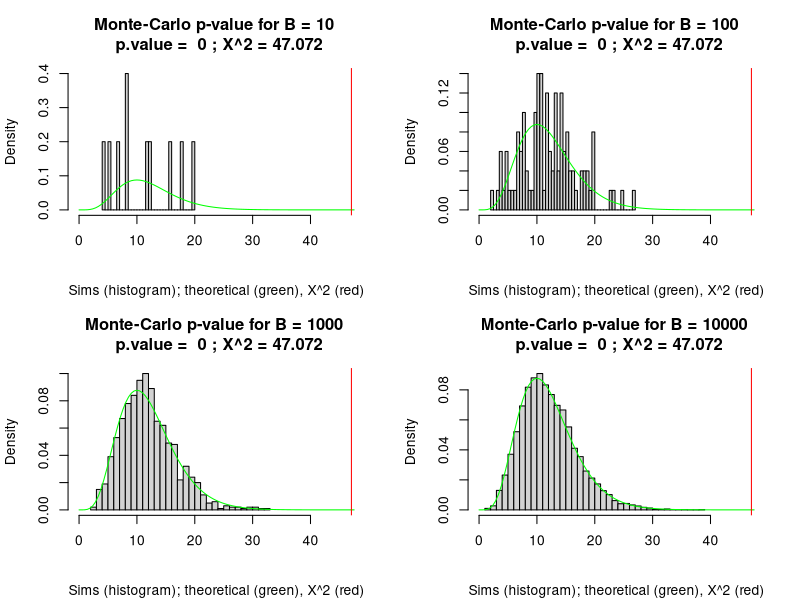

This figure's R source: (Note: this script raises an error after producing the figure.)
## ---- chunk 1
knitr::opts_chunk$set(echo = TRUE)
## ---- chunk 2
options(scipen=-1)
asbestos.dat <- matrix(c(522,53,203,339), nrow = 2)
dimnames(asbestos.dat) = list(c("0-19","20+"),c("No","Yes"))
oddsratio.exe <- function (N, acc) {
  round((N[1,1]*N[2,2])/(N[1,2]*N[2,1]), digits = acc)
}
oddsratio.exe(asbestos.dat, acc = 3)

edwards.odds.exe <- function(N, b, acc){
  OR = oddsratio.exe(N, acc)
  EO = round((OR^b - 1)/(OR^b+1), digits = acc)
  dtheta2 = ((4*(b^2)*OR^(2*b))/(OR^b + 1)^(4))
  VarO = dtheta2*(N[1,1] + N[1,2] + N[2,1] + N[2,2])^(-1)
  return(c("OR Value" = EO, "OR Variance" = VarO))
}

# Yule's Q
edwards.odds.exe(asbestos.dat, b = 1, acc = 4)

# Yule's Y
edwards.odds.exe(asbestos.dat, b = 0.5, acc = 4)

# Digby's H
edwards.odds.exe(asbestos.dat, b = 3/4, acc = 4)

# Edward's J
edwards.odds.exe(asbestos.dat, b = pi/4, acc = 4)
## ---- chunk 3

# Data comes from Agresti's website.
table.6.9 <- data.frame(scan(file="Data/Agresti_6_9.txt",
                             what=list(Center="",
                                       Treatment="",
                                       Response="",
                                       Freq=0))) 
levels(table.6.9$Treatment) <- c("Drug","Control") 
levels(table.6.9$Response) <- c("Success","Failure")

array.6.9 <- xtabs(Freq~Treatment+Response+Center, data=table.6.9)
knitr::kable(table.6.9)
## ---- chunk 4

odds.ratio <- function(ctable,correct = TRUE){
  if(correct){
    if(any(ctable==0)) # Haldane Correction
      ctable <- ctable + 0.5
  }
  or  = ctable[1,1]*ctable[2,2]/(ctable[2,1]*ctable[1,2])
}
apply(array.6.9 , 3, odds.ratio)
## ---- chunk 5
hantmaenz <- function(ctable, correct = TRUE) {

  sumctmd = apply(ctable, c(1, 3), sum) # sum of main diag for each centre
  sumctod = apply(ctable, c(2, 3), sum) # column sums for each centre
  ctsum   = apply(ctable, 3, sum) # sum of all elements for each centre
  or      = sum(ctable[1, 1, ] - sumctmd[1, ] * sumctod[1, ] /ctsum)
  yates   = ifelse((correct & (abs(or) >= 1/2)), 1/2, 0)
  stat    = ((abs(or)-yates)^2/sum(apply(rbind(sumctmd, sumctod),2,prod)/(ctsum^2*(ctsum - 1))))
  pval    = 1 - pchisq(stat,1)
  print(list("Statistic" = stat, "p value" = pval))
}

hantmaenz(array.6.9)
## ---- chunk 6
woolf <- function(ctable, correct = TRUE) {
  if(correct){
    if(any(ctable==0)) # Haldane Correction
      ctable <- ctable + 0.5
  }
  or   = apply(ctable, 3, function(ctable) (ctable[1,1]*ctable[2,2])/(ctable[1,2]*ctable[2,1]))
  w    =  apply(ctable, 3, function(ctable) 1 / sum(1 / ctable))
  stat = (sum(w * (log(or) - weighted.mean(log(or), w)) ^ 2))
  pval = 1 - pchisq(sum(w * (log(or) - weighted.mean(log(or), w)) ^ 2), 1)
  print(list("Statistic" = stat, "p value" = pval))
}

woolf(array.6.9)
## ---- chunk 7
cmh <- function(ctable, correct = TRUE) {
  if(correct){
    if(any(ctable==0)) # Haldane Correction
      ctable <- ctable + 0.5
  }
  k       = dim(ctable)[3]
  n1      = apply(ctable, 3, function(ctable) ctable[1,1]) 
  # the top left cell of each table
  en      = apply(ctable, 3, function(ctable) rowSums(ctable)[1]*colSums(ctable)[1]) 
  # first row sum * first col sum
  enwgt   = apply(ctable, 3, function(ctable) sum(ctable)) 
  # sum of all elements
  varn    = apply(ctable, 3, function(ctable) prod(rowSums(ctable))*prod(colSums(ctable))) 
  #product of rowsums and colsums
  varnwgt = apply(ctable, 3, function(ctable) sum(ctable)^2 * (sum(ctable)-1))
  # variance denominator
  stat    = (sum((n1 - (en/enwgt))/(varn/varnwgt)))
  pval    = 1 - pchisq(sum((n1 - (en/enwgt))/(varn/varnwgt)), 1)
  print(list("Statistic" = stat, "p value" = pval))
}

cmh(array.6.9)
## ---- chunk 8
drug.dat <- as.table(rbind(c(5,1,10,8,6),
                         c(5,3,3,8,12),
                         c(10,6,12,3,0),
                         c(7,12,8,1,1)))
dimnames(drug.dat) <- list(Drug = c("A","B","C","D"),
                      Effect = c("Poor","Fair","Good","VeryGood","Excellent"))
## ---- chunk 9
x2   = chisq.test(drug.dat)
stat = x2$statistic
dof  = x2$parameter
pval = x2$p.value
x2
x2$observed
x2$expected
## ---- chunk 10
options(scipen=999)
monte.carlo.p.exe <- function(ctable,
                              B = 10000,
                              plot = TRUE){
  
  # ctable: the contingency table that you wish to simulate p.values for.
  # B: the number of simulations to run.
  # plot: set to TRUE (default) if you wish to plot a histogram of the simulations
  
  options(digits = 7, warn = FALSE)
  dof  = (nrow(ctable)-1)*(ncol(ctable)-1) # degrees of freedom for supplied data.
  rr   = rowSums(ctable) # the row sums of the supplied data
  cc   = colSums(ctable) # the column sums of the supplied data
  x2   = as.numeric(chisq.test(ctable)$statistic) # the chi-squared statistic associated
                                                 # with the supplied data
   
  pvec = vector(mode = "numeric", length = B) # a blank vector for simulations
  
  # the following for loop will generate B contingency tables using the marginal sums of 
  # the supplied data and calculate a chi-squared statistic for each simulated table.
  # It then stores this statistic in the vectore pvec.
  
  for(i in 1:B) {
    pvec[i] = chisq.test(r2dtable(1,rr,cc)[[1]])$statistic
  }
  
  # the simulated p.value can be calculated either this way or 
  # by length(pvec[pvec > x2])/B
  
  MC.p.value = sum(pvec >= x2)/B
  print(c("Simulated p-value" = MC.p.value))
  if(plot){
    x <- rchisq(B, dof) # the theoretical chi-squared density
    xlims = c(0, x2*1.01) # expanding the limits to fit the calculated chi-square.
    hist(pvec, 
         prob   = TRUE, # set prob = TRUE to compare with the theoretical density.
         breaks = 40, 
         xlim   = xlims, 
         xlab   = NULL,
         main   = paste("Monte-Carlo p-value for B =",B,
                        "\n p.value = ",MC.p.value,
                        ";","X^2 =",round(x2,3)),
         sub    = "Sims (histogram); theoretical (green), X^2 (red)")
    curve(dchisq(x, df=dof), col='green', add=TRUE) # add the theoretical density
    abline(v = x2, col = "red") # add the actual chi-square statistic.
  }
}
## ---- chunk 11
par(mfrow = c(2,2))
monte.carlo.p.exe(drug.dat, B = 10)
monte.carlo.p.exe(drug.dat, B = 100)
monte.carlo.p.exe(drug.dat, B = 1000)
monte.carlo.p.exe(drug.dat, B = 10000)
par(mfrow = c(1,1))
## ---- chunk 12
divergeCR.exe <- function(ctable,
                          correct = TRUE,
                          B = 10000,
                          plot = TRUE){

  # ctable: a contingency table
  # correct: if 0 values present, should they be replaced to avoid errors? Defaults to TRUE.
  # correct.val: if correct = TRUE, what value should be used to replace 0? Defaults to 0.5.

  options(digits = 4, warn = FALSE)
  rows = nrow(ctable)
  cols = ncol(ctable)
  ctsum = sum(ctable)

  if(correct){
      ctable = ctable + 1/2
  }
  
  ctsum = sum(ctable)
  ptable = prop.table(ctable)
  rrc = rowSums(ctable)
  ccc = colSums(ctable)
  rr = rowSums(ptable)
  cc = colSums(ptable)

  # Pearson
  pearsonmatrix = matrix(NA, nrow = rows, ncol = cols)
  for(m in 1:rows){
    for(n in 1:cols){
      pearsonmatrix[m,n] = ((ptable[m,n] - rr[m]*cc[n])^2)/(rr[m]*cc[n])
    }
  }

      # Monte-Carlo Sims
      pvecP = vector(mode = "numeric", length = B)

      for(i in 1:B){
        matsP = matrix(NA, nrow = rows, ncol = cols)
        pmatsP = r2dtable(1,rrc,ccc)[[1]]/ctsum
        for(m in 1:rows){
          for(n in 1:cols){
            matsP[m,n] = ((pmatsP[m,n] - rr[m]*cc[n])^2)/(rr[m]*cc[n])
          }
        }
        pvecP[i] = (ctsum)*sum(matsP)
      }

      # Calculate Score and p value

      pearsonstat = ctsum*sum(pearsonmatrix)
      p.pearsonstat = sum(pvecP >= pearsonstat)/B

  # Log-Likelihood
  llmatrix = matrix(NA, nrow = rows, ncol = cols)
  for(m in 1:rows){
    for(n in 1:cols){
      llmatrix[m,n] = ptable[m,n]*log(ptable[m,n]/(rr[m]*cc[n]))
    }
  }
      # Monte-Carlo Sims
      pvecL = vector(mode = "numeric", length = B)

      for(i in 1:B){
        matsL = matrix(NA, nrow = rows, ncol = cols)
        pmatsL = r2dtable(1,rrc,ccc)[[1]]/ctsum
        for(m in 1:rows){
          for(n in 1:cols){
            matsL[m,n] = pmatsL[m,n]*log(pmatsL[m,n]/(rr[m]*cc[n]))
          }
        }
        pvecL[i] = 2*ctsum*sum(matsL)
        if(is.na(sum(matsL))){
          pvecL[i] = pvecL[i-1]
        }
      }

      llstat = 2*ctsum*sum(llmatrix)
      p.llstat = sum(pvecL >= llstat)/B

  # Freeman-Tukey
  ftmatrix = matrix(NA, nrow = rows, ncol = cols)
  for(m in 1:rows){
    for(n in 1:cols){
      ftmatrix[m,n] = (sqrt(ptable[m,n]) - sqrt(rr[m]*cc[n]))^(2)
    }
  }

      # Monte-Carlo Sims
      pvecF = vector(mode = "numeric", length = B)

      for(i in 1:B){
        matsF = matrix(NA, nrow = rows, ncol = cols)
        pmatsF = r2dtable(1,rrc,ccc)[[1]]/ctsum
        for(m in 1:rows){
          for(n in 1:cols){
            matsF[m,n] = (sqrt(pmatsF[m,n]) - sqrt(rr[m]*cc[n]))^(2)
          }
        }
        pvecF[i] = 4*(ctsum)*sum(matsF)
      }

      ftstat = 4*ctsum*sum(ftmatrix)
      p.ftstat = sum(pvecF >= ftstat)/B

  # Neyman's Modified
  nmmatrix = matrix(NA, nrow = rows, ncol = cols)
  for(m in 1:rows){
    for(n in 1:cols){
      nmmatrix[m,n] = ((ptable[m,n] - (rr[m]*cc[n]))^(2))/ptable[m,n]
    }
  }

      # Monte-Carlo Sims
      pvecN = vector(mode = "numeric", length = B)

      for(i in 1:B){
        matsN = matrix(NA, nrow = rows, ncol = cols)
        pmatsN = r2dtable(1,rrc,ccc)[[1]]/ctsum
        for(m in 1:rows){
          for(n in 1:cols){
            matsN[m,n] = ((pmatsN[m,n] - (rr[m]*cc[n]))^(2))/pmatsN[m,n]
          }
        }
        pvecN[i] = (ctsum)*sum(matsN)
      }

      nmstat = ctsum*sum(nmmatrix)
      p.nmstat = sum(pvecN >= nmstat)/B


  # Cressie-Read
  crmatrix = matrix(NA, nrow = rows, ncol = cols)
  for(m in 1:rows){
    for(n in 1:cols){
      crmatrix[m,n] = ptable[m,n]*((ptable[m,n]/(rr[m]*cc[n]))^(0.67) -1)
    }
  }

      # Monte-Carlo Sims
      pvecCR = vector(mode = "numeric", length = B)

      for(i in 1:B){
        matsCR = matrix(NA, nrow = rows, ncol = cols)
        pmatsCR = r2dtable(1,rrc,ccc)[[1]]/ctsum
        for(m in 1:rows){
          for(n in 1:cols){
            matsCR[m,n] = pmatsCR[m,n]*((pmatsCR[m,n]/(rr[m]*cc[n]))^(0.67) -1)
          }
        }
        pvecCR[i] = (2 * ctsum/((0.67)*(0.67 + 1)))*sum(matsCR)
      }
      crstat = (2 * ctsum/((0.67)*(0.67 + 1)))*sum(crmatrix)
      p.crstat = sum(pvecCR >= crstat)/B

  # Modified Log-Likelihood
  mllmatrix = matrix(NA, nrow = rows, ncol = cols)
  for(m in 1:rows){
    for(n in 1:cols){
      mllmatrix[m,n] = (rr[m]*cc[n])*log((rr[m]*cc[n])/ptable[m,n])
    }
  }
      # Monte-Carlo Sims
      pvecML = vector(mode = "numeric", length = B)

      for(i in 1:B){
        matsML = matrix(NA, nrow = rows, ncol = cols)
        pmatsML = r2dtable(1,rrc,ccc)[[1]]/ctsum
        for(m in 1:rows){
          for(n in 1:cols){
            matsML[m,n] = (rr[m]*cc[n])*log((rr[m]*cc[n])/pmatsML[m,n])
          }
        }
        pvecML[i] = 2*ctsum*sum(matsML)
        if(is.na(sum(matsML))){
          pvecML[i] = pvecML[i-1]
        }
      }
      mllstat = 2*ctsum*sum(mllmatrix)
      p.mllstat = sum(pvecML >= mllstat)/B

  # Output
  out = matrix(c(-2,-1,-1/2,0,0.67,1,
                 nmstat,  mllstat,  ftstat,  llstat,  crstat,  pearsonstat,
                 p.nmstat,p.mllstat,p.ftstat,p.llstat,p.crstat,p.pearsonstat),
               ncol = 3)

  dimnames(out) = list(c("Neyman's Modified","Modified Log-Likelihood",
                         "Freeman-Tukey","Log-Likelihood",
                         "Cressie-Read","Pearson"),
                       c("Lambda","Stat","p-value"))
  if(plot){
    par(mfrow = c(3,2))
    x <- rchisq(B, 12)
    ylims = c(0, max(dchisq(x, df=12))*1.25)
    hist(pvecN, prob = TRUE, breaks = 40, main = "Neyman's Modified", ylim = ylims)
    curve( dchisq(x, df=12), col='green', add=TRUE)
    hist(pvecML, prob = TRUE, breaks = 40, main = "Modified Log-Likelihood", ylim = ylims)
    curve(dchisq(x, df=12), col='green', add=TRUE)
    hist(pvecF, prob = TRUE, breaks = 40, main = "Freeman-Tukey", ylim = ylims)
    curve(dchisq(x, df=12), col='green', add=TRUE, ylim = ylims)
    hist(pvecL, prob = TRUE, breaks = 40, main = "Log-Likelihood", ylim = ylims)
    curve(dchisq(x, df=12), col='green', add=TRUE, ylim = ylims)
    hist(pvecCR, prob = TRUE, breaks = 40, main = "Cressie-Read", ylim = ylims)
    curve(dchisq(x, df=12), col='green', add=TRUE, ylim = ylims)
    hist(pvecP, prob = TRUE, breaks = 40, main = "Pearson", ylim = ylims)
    curve(dchisq(x, df=12), col='green', add=TRUE, ylim = ylims)
    par(mfrow = c(1,1))
  }
  out
}

divergeCR.exe(drug.dat)
## ---- chunk 13
plotCR.exe <- function(ctable, resolution = 1000, correct = TRUE, correct.val = 0.5){
  options(digits = 7, warn = FALSE)
  x = seq(from = -1, to = 1, length.out = resolution)
  vcases = c(-1,-0.5,0,1)
  hcases = vector(mode = "numeric", length = length(vcases))
  for(i in 1:length(vcases)){
    sqvals = abs(x-vcases[i])^2
    val = min(abs(x + vcases[i])^2)
    hcases[i] = which(sqvals == val)
  }
  crstat = vector(mode = "numeric", length = resolution)
  crstat = cbind("lambda" = x,"CR(lambda)" = crstat)
  rows = nrow(ctable)
  cols = ncol(ctable)

  if(correct){
    for(m in 1:rows){
      for(n in 1:cols){
        if(ctable[m,n] == 0){
          ctable[m,n] = correct.val
        }
      }
    }
  }

  ctsum = sum(ctable)
  ptable = prop.table(ctable)
  rr = rowSums(ptable)
  cc = colSums(ptable)

  for(i in 1:resolution){
    lambda = crstat[i,1]
    crmatrix = matrix(NA, nrow = rows, ncol = cols)
    for(m in 1:rows){
      for(n in 1:cols){
        crmatrix[m,n] = ptable[m,n]*((ptable[m,n]/(rr[m]*cc[n]))^(lambda) - 1)
      }
    }
    crstat[i,2] = (2 * ctsum/(lambda*(lambda + 1)))*sum(crmatrix)
  }
  plot(crstat, type = "l", lwd = 2, 
       ylim = c(min(crstat[,2]*0.99),
                max(crstat[2:nrow(crstat),2])*1.01))
  abline(v = 2/3,
         col = "red")
  abline(h = min(crstat[,2]),
         col = "red")
  abline(h = c(crstat[2,2],crstat[hcases[2:length(hcases)],2]),
         col = "lightgray", lty = c(3,4,5,6))
  abline(v = vcases,
         col = "lightgray", lty = c(3,4,6,5))
  points(vcases,
         c(crstat[2,2],crstat[hcases[2:length(hcases)],2]),
         col = "blue")
}
plotCR.exe(drug.dat)

## ---- chunk 14
galton.dat <- matrix(c(5,4,1,12,42,14,2,15,10),nrow = 3)
dimnames(galton.dat) <- list(c("Arches","Loops","Whorls"),
                             c("Arches","Loops","Whorls"))
galton.dat

options(scipen=999)
monte.study.exe <- function(ctable,
                            B = 10000,
                            correct = TRUE,
                            correct.val = 0.5){

  # ctable: a contingency table
  # correct: if 0 values present, should they be replaced to avoid errors? Defaults to TRUE.
  # correct.val: if correct = TRUE, what value should be used to replace 0? Defaults to 0.5.
  
  options(digits = 3, warn = FALSE)
  rows  = nrow(ctable)
  cols  = ncol(ctable)
  dof   = min(nrow(ctable), ncol(ctable))-1
  ctsum = sum(ctable)
  
  if(correct){
    if(any(ctable == 0)){
          ctable = ctable + correct.val
        }
      }

  ptable = prop.table(ctable)
  pvec   = vector(mode = "numeric", length = B)
  rrc    = rowSums(ctable)
  ccc    = colSums(ctable)

  for(i in 1:B){
    pvec[i] = chisq.test(r2dtable(1,rrc,ccc)[[1]])$statistic
  }
  rr = rowSums(ptable)
  cc = colSums(ptable)


  # Pearson's Phi
  pphimatrix = matrix(NA, nrow = rows, ncol = cols)
  for(m in 1:rows){
    for(n in 1:cols){
      pphimatrix[m,n] = ((ptable[m,n] - rr[m]*cc[n])^2)/(rr[m]*cc[n])
    }
  }

  pphistat   = sum(pphimatrix)
  p.pphistat = sum(pvec >= ctsum*pphistat)/B


  # Cramer

  cstat   = sqrt(pphistat/dof)
  p.cstat = sum(pvec >= (cstat^2)*ctsum*dof)/B

  # Chi-Square

  xsstat   = chisq.test(ctable)$statistic
  p.xsstat = sum(pvec >= xsstat)/B

  # Tchouproff

  tstat   = sqrt(pphistat/((nrow(ctable)-1)*(ncol(ctable)-1)))
  p.tstat = sum(pvec >= (tstat^2)*ctsum*(rows - 1)*(cols - 1))/B

  # Pearson's

  pstat   = sqrt(pphistat/(1 + pphistat))
  p.pstat = length(pvec[pvec > pstat])

  # Sakoda's

  sstat    = sqrt(pphistat/(1 + pphistat)*((dof+1)/dof))
  sstatadj = ctsum*((1-(sstat^2 * dof)/(dof + 1))^(-1) - 1)
  p.sstat  = length(pvec[pvec > sstatadj])/B

  # Belson
  bmatrix = matrix(NA, nrow = rows, ncol = cols)
  for(m in 1:rows){
    for(n in 1:cols){
      bmatrix[m,n] = (ptable[m,n] - rr[m]*cc[n])^2
    }
  }
  pvecB = vector(mode = "numeric", length = B)

  for(i in 1:B){
    matsB = matrix(NA, nrow = rows, ncol = cols)
    pmatsB = r2dtable(1,rrc,ccc)[[1]]/ctsum
    for(m in 1:rows){
      for(n in 1:cols){
        matsB[m,n] = (pmatsB[m,n] - rr[m]*cc[n])^2
      }
    }
    pvecB[i] = (ctsum^2)*sum(matsB)
  }
  bstat   = (ctsum^2)*sum(bmatrix)
  p.bstat = sum(pvecB >= bstat)/B


  # Jordan
  jmatrix = matrix(NA, nrow = rows, ncol = cols)
  for(m in 1:rows){
    for(n in 1:cols){
      jmatrix[m,n] = ptable[m,n]*(ptable[m,n] - rr[m]*cc[n])^2
    }
  }

  pvecJ = vector(mode = "numeric", length = B)

  for(i in 1:B){
    matsJ = matrix(NA, nrow = rows, ncol = cols)
    pmatsJ = r2dtable(1,rrc,ccc)[[1]]/ctsum
    for(m in 1:rows){
      for(n in 1:cols){
        matsJ[m,n] = pmatsJ[m,n]*(pmatsJ[m,n] - rr[m]*cc[n])^2
      }
    }
    pvecJ[i] = (ctsum)*sum(matsJ)
  }
  jstat   = ctsum*sum(jmatrix)
  p.jstat = sum(pvecJ >= jstat)/B

  # Variation of Squares
  vosmatrix = matrix(NA, nrow = rows, ncol = cols)
  for(m in 1:rows){
    for(n in 1:cols){
      vosmatrix[m,n] = (ptable[m,n]-rr[m]*cc[n])*(ptable[m,n] + rr[m]*cc[n])
    }
  }
  pvecV = vector(mode = "numeric", length = B)

  for(i in 1:B){
    matsV = matrix(NA, nrow = rows, ncol = cols)
    pmatsV = r2dtable(1,rrc,ccc)[[1]]/ctsum
    for(m in 1:rows){
      for(n in 1:cols){
        matsV[m,n] = (pmatsV[m,n]-rr[m]*cc[n])*(pmatsV[m,n] + rr[m]*cc[n])
      }
    }
    pvecV[i] = (ctsum^2)*sum(matsV)
  }
  vosstat   = (ctsum^2)*sum(vosmatrix)
  p.vosstat = sum(pvecV >= vosstat)/B


  # Output
  out = matrix(c(xsstat,   bstat,   jstat,   vosstat,   pphistat,   sstat,   tstat,   cstat,
                 p.xsstat, p.bstat, p.jstat, p.vosstat, p.pphistat, p.sstat, p.tstat, p.cstat),
               ncol = 2)

  dimnames(out) = list(c("X-square","Belson's","Jordan's",
                         "Var. of Squares","Pearson's Phi", "Sakoda's",
                         "Tchouproff's","Cramer's"),
                       c("Stat","MC.p-value"))
  return(out)
}

monte.study.exe(galton.dat,correct = FALSE)
## ---- chunk 15
# values of Z_a for a = 0.1,0.05,0.01,0.005,0.001
z_scores <- c(1.28155,1.64485,2.32635,2.57583,3.09023)
v_values <- c(2,5,10,20,50)

X2_approx_i <- matrix(c(4.60517,09.2364,15.9872,28.4120,63.1671,
                        5.9915,11.0705,18.3070,31.4104,67.5048,
                        9.2103,15.0863,23.2093,37.5662,76.1539,
                        10.5966,16.7496,25.1882,39.9968,79.4900,
                        13.8155,20.5150,29.5883,45.3147,86.6608),
                      nrow = 5)
dimnames(X2_approx_i) <- list(c(2,5,10,20,50),c(0.1,0.05,0.01,0.005,0.001))
knitr::kable(X2_approx_i)
## ---- chunk 16
X2_approx_ii <- matrix(nrow = 5,ncol = 5)
dimnames(X2_approx_ii) <- list(c(2,5,10,20,50),c(0.1,0.05,0.01,0.005,0.001))
for(i in 1:5){
  for(j in 1:5){
    X2_approx_ii[i,j] = v_values[i] + z_scores[j]*sqrt(2*v_values[i])
  }
}
knitr::kable(X2_approx_ii)
## ---- chunk 17
X2_approx_iii <- matrix(nrow = 5,ncol = 5)
dimnames(X2_approx_iii) <- list(c(2,5,10,20,50),c(0.1,0.05,0.01,0.005,0.001))
for(i in 1:5){
  for(j in 1:5){
    X2_approx_iii[i,j] = v_values[i]*(1-(2/(9*v_values[i])) + z_scores[j]*sqrt(2/(9*v_values[i])))^3
  }
}
knitr::kable(X2_approx_iii)
## ---- chunk 18
options(digits=7)
library(reshape2)
library(ggplot2)
X2_i <- cbind(rep("X2",25),melt(X2_approx_i))
colnames(X2_i) <- c("Values","v","alpha","stat") 
X2_ii <- cbind(rep("X2 Approximation",25),melt(X2_approx_ii))
colnames(X2_ii) <- c("Values","v","alpha","stat") 
X2_iii <- cbind(rep("Wilson and Hilferty",25),melt(X2_approx_iii))
colnames(X2_iii) <- c("Values","v","alpha","stat") 
X2_all <- rbind(X2_i,X2_ii,X2_iii)

ggplot(data = X2_all, aes(x = alpha, y = stat)) +
  geom_line(aes(group = Values, col = Values), linetype = 5) + 
  facet_wrap(~v, nrow = 3, scales = "free", labeller = "label_both") +
  theme_minimal() +
  labs(title = "Comparison of X2 approximations by alpha and degrees of freedom") +
  theme(legend.position = c(0.75, 0.1))
